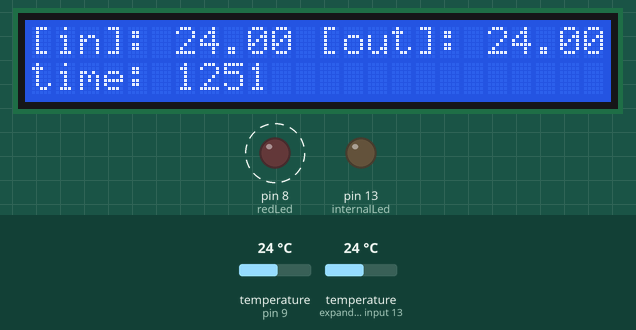
Recording of a sketch running on a simulated Arduino Leonardo, built with avr-gcc and run on an emulated ATmega32U4. Shown: 24×2 character LCD, output pins drawn as LEDs (lit = HIGH). Dashed ring = blinking. The test bench sets the inputs (shaded band); at power-on: temperature (sensors on pin 9, expander input 13) 24 °C. What the sketch prints to the serial monitor is not drawn.

Above: at 1.8 s.
1.9 s: temperature (sensor on pin 9) set to 12 °C
At 3.45 s:
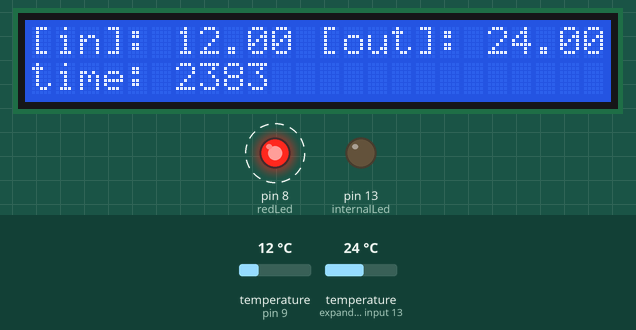
6.3 s: temperature (sensor on expander input 13) set to 12 °C
At 7.5 s:
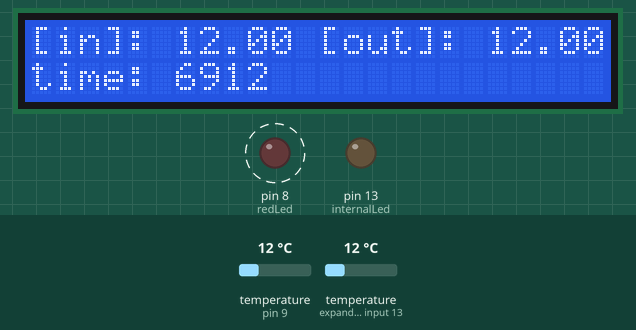
9.4 s: temperature (sensor on pin 9) set to 19 °C
At 11.1 s:
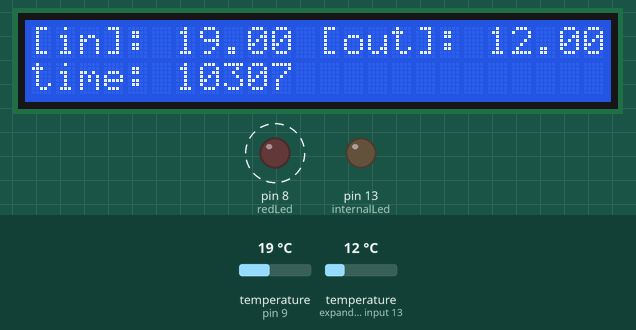
12.8 s: temperature (sensor on expander input 13) set to 19 °C
At 14.5 s:
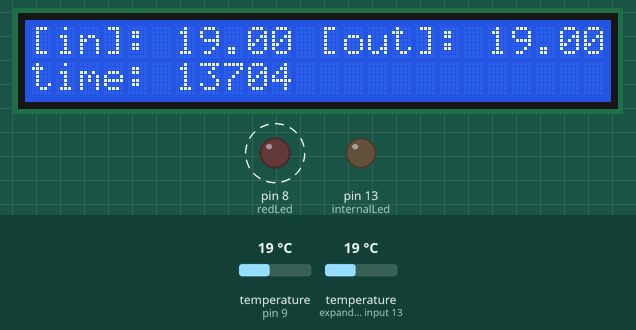
16.2 s: temperature (sensor on pin 9) set to 28 °C
At 17.9 s:
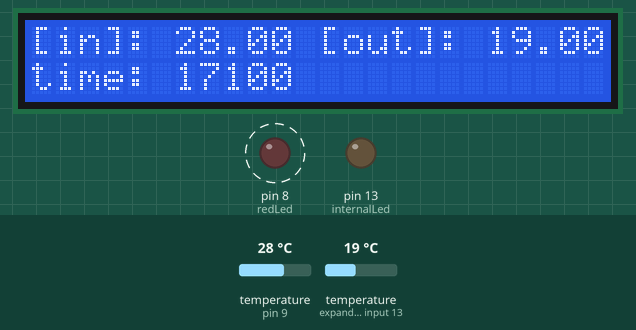
19.6 s: temperature (sensor on expander input 13) set to 28 °C
At 20.9 s:
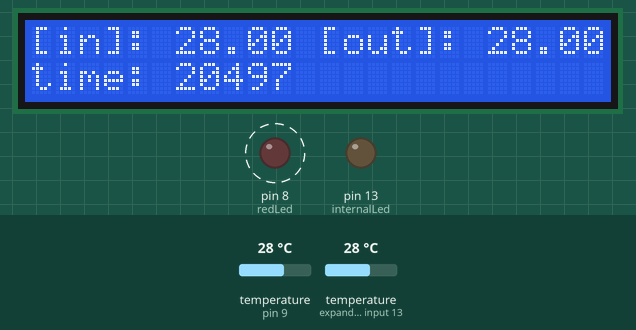
Timing chart, 0 to 24.0 s (numbered marks = the images above; inputs shaded):
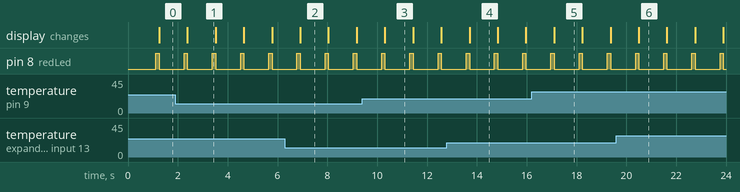

Measured:
- by itself, pin 8 (redLed): alternates HIGH for 0.13 s and LOW for 1.0 s
- what the display in image 1 shows lasts 1.1 s, from 2.4 s to 3.5 s

The sketch:

temperature_1wire_example.ino
```cpp
#include <Wire.h>
#include <OneWire.h>
#include <DallasTemperature.h>
#include <LiquidCrystal.h>

// Data wire is plugged into port 2 on the Arduino
#define ONE_WIRE_BUS 9

// Setup a oneWire instance to communicate with any OneWire devices (not just Maxim/Dallas temperature ICs)
OneWire oneWire(ONE_WIRE_BUS);

// Pass our oneWire reference to Dallas Temperature.
DallasTemperature sensors(&oneWire);

// arrays to hold device address
DeviceAddress insideThermometer;
DeviceAddress outsideThermometer;

LiquidCrystal lcd(12, 11, 5, 4, 3, 2);

// Pin 13 has an LED connected on most Arduino boards.
// give it a name:
int internalLed = 13;
int redLed = 8;

void setup(void)
{
  lcd.begin(24, 2);

  pinMode(internalLed, OUTPUT);
  pinMode(redLed, OUTPUT);

  // start serial port
  Serial.begin(9600);
  Serial.println("Dallas Temperature IC Control Library Demo");

  while (!Serial) {
    ; // wait for serial port to connect. Needed for Leonardo only
  }

  // locate devices on the bus
  Serial.print("Locating devices...");
  sensors.begin();
  Serial.print("Found ");
  Serial.print(sensors.getDeviceCount(), DEC);
  Serial.println(" devices.");

  // report parasite power requirements
  Serial.print("Parasite power is: ");
  if (sensors.isParasitePowerMode()) Serial.println("ON");
  else Serial.println("OFF");

  // assign address manually.  the addresses below will beed to be changed
  // to valid device addresses on your bus.  device address can be retrieved
  // by using either oneWire.search(deviceAddress) or individually via
  // sensors.getAddress(deviceAddress, index)
  //insideThermometer = { 0x28, 0x1D, 0x39, 0x31, 0x2, 0x0, 0x0, 0xF0 };

  // Method 1:
  // search for devices on the bus and assign based on an index.  ideally,
  // you would do this to initially discover addresses on the bus and then
  // use those addresses and manually assign them (see above) once you know
  // the devices on your bus (and assuming they don't change).
  if (!sensors.getAddress(insideThermometer, 0)) Serial.println("Unable to find address for Device 0");
  if (!sensors.getAddress(outsideThermometer, 1)) Serial.println("Unable to find address for Device 1");

  // method 2: search()
  // search() looks for the next device. Returns 1 if a new address has been
  // returned. A zero might mean that the bus is shorted, there are no devices,
  // or you have already retrieved all of them.  It might be a good idea to
  // check the CRC to make sure you didn't get garbage.  The order is
  // deterministic. You will always get the same devices in the same order
  //
  // Must be called before search()
  //oneWire.reset_search();
  // assigns the first address found to insideThermometer
  //if (!oneWire.search(insideThermometer)) Serial.println("Unable to find address for insideThermometer");

  // show the addresses we found on the bus
  Serial.print("Device 0 Address: ");
  printAddress(insideThermometer);
  Serial.println();

  Serial.print("Device 1 Address: ");
  printAddress(outsideThermometer);
  Serial.println();

  // set the resolution to 9 bit (Each Dallas/Maxim device is capable of several different resolutions)
  sensors.setResolution(insideThermometer, 9);
  sensors.setResolution(outsideThermometer, 9);

  Serial.print("Device 0 Resolution: ");
  Serial.print(sensors.getResolution(insideThermometer), DEC);
  Serial.println();

  Serial.print("Device 1 Resolution: ");
  Serial.print(sensors.getResolution(outsideThermometer), DEC);
  Serial.println();
}

// function to print the temperature for a device
float printTemperature(DeviceAddress deviceAddress, char *marker)
{
  float tempC = sensors.getTempC(deviceAddress);
  Serial.print("[");
  Serial.print(marker);
  Serial.print("] ");
  Serial.print("Temp C: ");
  Serial.print(tempC);
  Serial.print(" Temp F: ");
  Serial.println(DallasTemperature::toFahrenheit(tempC)); // Converts tempC to Fahrenheit

  return tempC;
}

void loop(void)
{
  delay(1000);
  // call sensors.requestTemperatures() to issue a global temperature
  // request to all devices on the bus
  Serial.print("Requesting temperatures...");
  //digitalWrite(internalLed, HIGH);
  digitalWrite(redLed, HIGH);
  sensors.requestTemperatures(); // Send the command to get temperatures
  Serial.println("DONE");

  // It responds almost immediately. Let's print out the data
  float inC = printTemperature(insideThermometer, "in"); // Use a simple function to print out the data
  float outC = printTemperature(outsideThermometer, "out"); // Use a simple function to print out the data
  printToLcd(inC, outC);
  //autoscroll();
  //digitalWrite(internalLed, LOW);
  digitalWrite(redLed, LOW);
}

// function to print a device address
void printAddress(DeviceAddress deviceAddress)
{
  for (uint8_t i = 0; i < 8; i++)
  {
    if (deviceAddress[i] < 16) Serial.print("0");
    Serial.print(deviceAddress[i], HEX);
  }
}

void printToLcd(float inTemp, float outTemp) {
  lcd.clear();
  lcd.setCursor(0, 0);

  lcd.print("[in]: ");
  lcd.print(inTemp);

  lcd.print(" [out]: ");
  lcd.print(outTemp);

  lcd.setCursor(0, 1);
  lcd.print("time: ");
  lcd.print(millis());
}

void autoscroll() {
  // set the cursor to (0,0):
  lcd.setCursor(0, 0);
  // print from 0 to 9:
  for (int thisChar = 0; thisChar < 10; thisChar++) {
   lcd.print(thisChar);
   delay(500);
  }

  // set the cursor to (16,1):
  lcd.setCursor(24,1);
  // set the display to automatically scroll:
  lcd.autoscroll();
  // print from 0 to 9:
  for (int thisChar = 0; thisChar < 10; thisChar++) {
    lcd.print(thisChar);
    delay(500);
  }
  // turn off automatic scrolling
  lcd.noAutoscroll();

  // clear screen for the next loop:
  lcd.clear();
}
```
